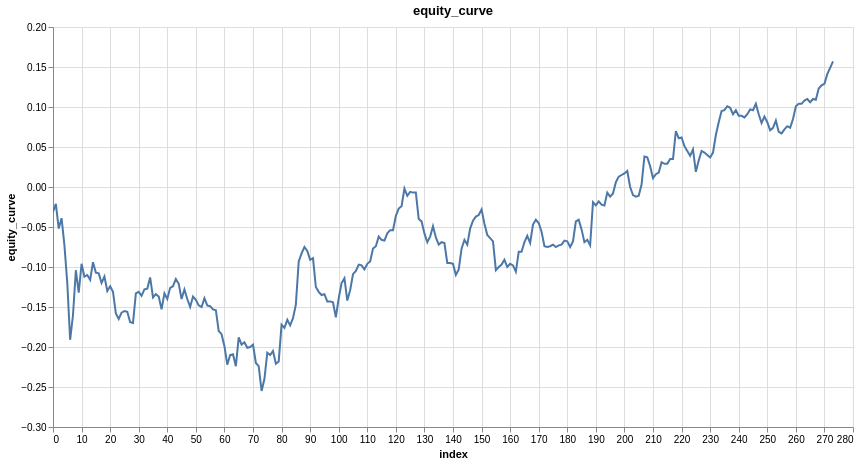

The notebook cell this image was saved under:
### Code cell
features = ['close_log_return_lag_2']
model = LinearModel(len(features))
model_trades = research.learn_model_trades(ts, features, target, model, no_epochs=200, loss=nn.L1Loss())

research.plot_column(model_trades, 'equity_curve')

# mostly positive, only some negative, more stable, which is good. But there is a big drawdown in the middle, which could be dangerous if we 
# are using a lot of leverage, like 20x. Small amout of leverage, this would suffice, so it really depends on the amount of risk you are 
# willing to tolerate. But for our purposes, we will use this to build our strategy. We will also explore if we might get liquidated if we use
# say, 8x leverage, or 10x, etc. One thing we haven't taken into account is transactions fees, we will look at that next

### Figure 1 — Vega specification as saved in the notebook (floating-point values rounded to 4 significant figures; data arrays with more than 128 entries replaced by an {"elided": "..."} marker saying what was removed)
{"$schema": "https://vega.github.io/schema/vega/v6.json", "data": [{"name": "param_1e9efca18e7a2868_store"}, {"name": "source_0", "values": {"elided": "274 records"}}, {"name": "source_0_x_domain_index", "values": [{"min": 0, "max": 273}]}, {"name": "source_0_y_domain_equity_curve", "values": [{"min": -0.255, "max": 0.157}]}], "signals": [{"name": "unit", "value": {}, "on": [{"events": "pointermove", "update": "isTuple(group()) ? group() : unit"}]}, {"name": "param_1e9efca18e7a2868", "update": "vlSelectionResolve(\"param_1e9efca18e7a2868_store\", \"union\")"}, {"name": "param_1e9efca18e7a2868_index", "on": [{"events": [{"source": "view", "type": "dblclick"}], "update": "null"}, {"events": {"signal": "param_1e9efca18e7a2868_translate_delta"}, "update": "panLinear(param_1e9efca18e7a2868_translate_anchor.extent_x, -param_1e9efca18e7a2868_translate_delta.x / width)"}, {"events": {"signal": "param_1e9efca18e7a2868_zoom_delta"}, "update": "zoomLinear(domain(\"x\"), param_1e9efca18e7a2868_zoom_anchor.x, param_1e9efca18e7a2868_zoom_delta)"}]}, {"name": "param_1e9efca18e7a2868_equity_curve", "on": [{"events": [{"source": "view", "type": "dblclick"}], "update": "null"}, {"events": {"signal": "param_1e9efca18e7a2868_translate_delta"}, "update": "panLinear(param_1e9efca18e7a2868_translate_anchor.extent_y, param_1e9efca18e7a2868_translate_delta.y / height)"}, {"events": {"signal": "param_1e9efca18e7a2868_zoom_delta"}, "update": "zoomLinear(domain(\"y\"), param_1e9efca18e7a2868_zoom_anchor.y, param_1e9efca18e7a2868_zoom_delta)"}]}, {"name": "param_1e9efca18e7a2868_tuple", "on": [{"events": [{"signal": "param_1e9efca18e7a2868_index || param_1e9efca18e7a2868_equity_curve"}], "update": "param_1e9efca18e7a2868_index && param_1e9efca18e7a2868_equity_curve ? {unit: \"\", fields: param_1e9efca18e7a2868_tuple_fields, values: [param_1e9efca18e7a2868_index,param_1e9efca18e7a2868_equity_curve]} : null"}]}, {"name": "param_1e9efca18e7a2868_tuple_fields", "value": [{"field": "index", "channel": "x", "type": "R"}, {"field": "equity_curve", "channel": "y", "type": "R"}]}, {"name": "param_1e9efca18e7a2868_translate_anchor", "value": {}, "on": [{"events": [{"source": "scope", "type": "pointerdown"}], "update": "{x: x(unit), y: y(unit), extent_x: domain(\"x\"), extent_y: domain(\"y\")}"}]}, {"name": "param_1e9efca18e7a2868_translate_delta", "value": {}, "on": [{"events": [{"source": "window", "between": [{"source": "scope", "type": "pointerdown"}, {"source": "window", "type": "pointerup"}], "type": "pointermove", "consume": true}], "update": "{x: param_1e9efca18e7a2868_translate_anchor.x - x(unit), y: param_1e9efca18e7a2868_translate_anchor.y - y(unit)}"}]}, {"name": "param_1e9efca18e7a2868_zoom_anchor", "on": [{"events": [{"source": "scope", "type": "wheel", "consume": true}], "update": "{x: invert(\"x\", x(unit)), y: invert(\"y\", y(unit))}"}]}, {"name": "param_1e9efca18e7a2868_zoom_delta", "on": [{"events": [{"source": "scope", "type": "wheel", "consume": true}], "update": "pow(1.001, event.deltaY * pow(16, event.deltaMode))", "force": true}]}, {"name": "param_1e9efca18e7a2868_modify", "on": [{"events": {"signal": "param_1e9efca18e7a2868_tuple"}, "update": "modify(\"param_1e9efca18e7a2868_store\", param_1e9efca18e7a2868_tuple, true)"}]}], "marks": [{"type": "line", "name": "marks", "from": {"data": "source_0"}, "sort": {"field": "x"}, "encode": {"update": {"y": {"field": "equity_curve", "scale": "y"}, "stroke": {"value": "#4c78a8"}, "defined": {"signal": "isValid(datum[\"index\"]) && isFinite(+datum[\"index\"]) && isValid(datum[\"equity_curve\"]) && isFinite(+datum[\"equity_curve\"])"}, "tooltip": {"signal": "{\"index\": format(datum[\"index\"], \"\"), \"equity_curve\": format(datum[\"equity_curve\"], \"\")}"}, "x": {"field": "index", "scale": "x"}}}, "interactive": true, "clip": true, "style": ["line"]}], "scales": [{"name": "x", "type": "linear", "domain": [{"signal": "(data(\"source_0_x_domain_index\")[0] || {}).min"}, {"signal": "(data(\"source_0_x_domain_index\")[0] || {}).max"}], "range": [0, {"signal": "width"}], "zero": false, "domainRaw": {"signal": "param_1e9efca18e7a2868[\"index\"]"}, "nice": true}, {"name": "y", "type": "linear", "domain": [{"signal": "(data(\"source_0_y_domain_equity_curve\")[0] || {}).min"}, {"signal": "(data(\"source_0_y_domain_equity_curve\")[0] || {}).max"}], "range": [{"signal": "height"}, 0], "zero": true, "domainRaw": {"signal": "param_1e9efca18e7a2868[\"equity_curve\"]"}, "nice": true}], "axes": [{"scale": "x", "gridScale": "y", "grid": true, "labels": false, "aria": false, "minExtent": 0, "ticks": false, "maxExtent": 0, "tickCount": {"signal": "ceil(width/40)"}, "zindex": 0, "orient": "bottom", "domain": false}, {"scale": "y", "gridScale": "x", "labels": false, "orient": "left", "domain": false, "aria": false, "grid": true, "tickCount": {"signal": "ceil(height/40)"}, "minExtent": 0, "maxExtent": 0, "ticks": false, "zindex": 0}, {"scale": "x", "labelOverlap": true, "labelFlush": true, "tickCount": {"signal": "ceil(width/40)"}, "zindex": 0, "grid": false, "orient": "bottom", "title": "index"}, {"scale": "y", "orient": "left", "labelOverlap": true, "title": "equity_curve", "grid": false, "tickCount": {"signal": "ceil(height/40)"}, "zindex": 0}], "title": {"text": "equity_curve", "frame": "group"}, "height": 400, "background": "white", "padding": 5, "style": "cell", "width": 800}
